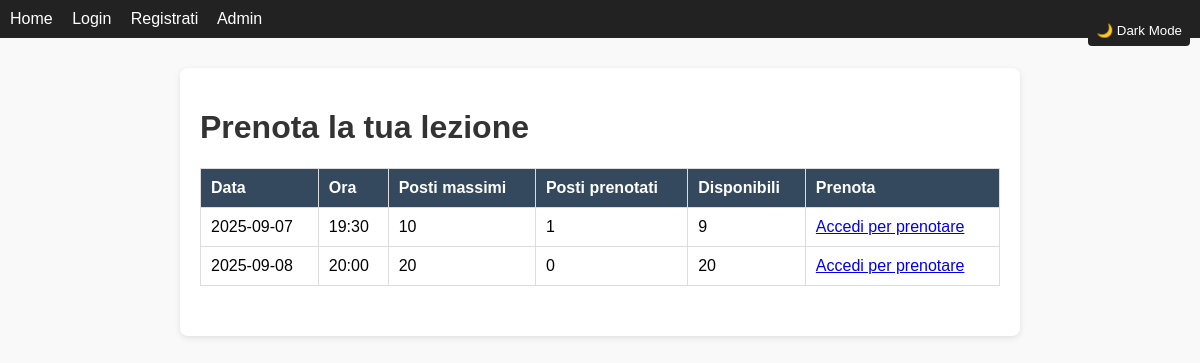
Before: / with the older database file.
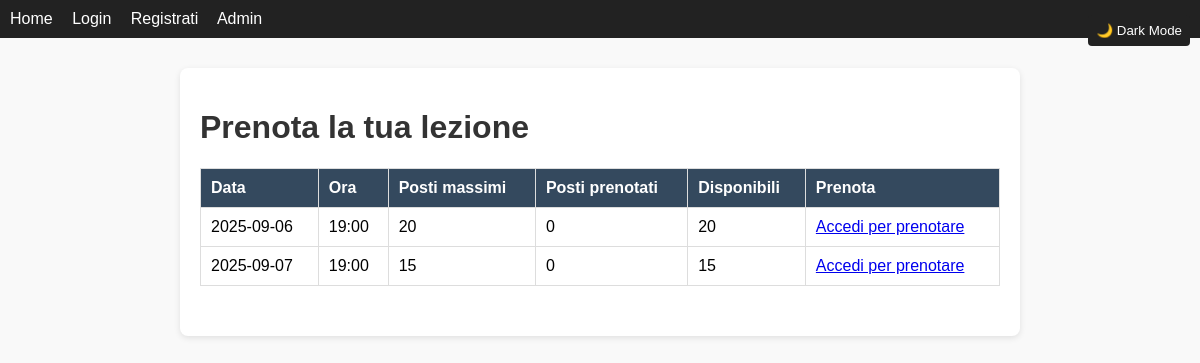
After: the same page with the newer database file.
### tables this page shows
CREATE TABLE classi (
    id INTEGER PRIMARY KEY AUTOINCREMENT,
    data DATE NOT NULL,
    ora TIME NOT NULL,
    max_posti INTEGER NOT NULL
);

### app.py (the view)
@app.route("/")
def home():
    db = get_db()
    classi = db.execute("SELECT * FROM classi ORDER BY data ASC, ora ASC").fetchall()
    prenotazioni_count = {}
    for c in classi:
        count = db.execute(
            "SELECT COUNT(*) AS n FROM prenotazioni WHERE classe_id=?",
            (c["id"],)
        ).fetchone()["n"]
        prenotazioni_count[c["id"]] = count
    return render_template(
        "home.html",
        classi=classi,
        prenotazioni=prenotazioni_count,
        user_id=session.get("user_id"),
        user_status=session.get("user_status"),
    )

### app.py (called while the page is built)
def get_db():
    conn = sqlite3.connect(DB_FILE)
    conn.row_factory = sqlite3.Row
    return conn

### templates/home.html (shortened to what this page needs)
{% extends "layout.html" %}
{% block content %}
<h1>Prenota la tua lezione</h1>
<table class="admin-table">
    <tr>
        <th>Data</th>
        <th>Ora</th>
        <th>Posti massimi</th>
        <th>Posti prenotati</th>
        <th>Disponibili</th>
        <th>Prenota</th>
    </tr>
    {% for c in classi %}
    <tr>
        <td>{{ c.data }}</td>
        <td>{{ c.ora }}</td>
        <td>{{ c.max_posti }}</td>
        <td>{{ prenotazioni[c.id] }}</td>
        <td>{{ c.max_posti - prenotazioni[c.id] }}</td>
        <td>
            {% if user_id and user_status == 'attivo' %}
                {% if prenotazioni[c.id] < c.max_posti %}
                    <form action="{{ url_for('prenota', classe_id=c.id) }}" method="post">
                        <button type="submit">Prenota</button>
                    </form>
                {% else %}
                    <strong>Piena</strong>
                {% endif %}
            {% elif not user_id %}
                <a href="{{ url_for('user_login') }}">Accedi per prenotare</a>
            {% else %}
                <em>Account non attivo</em>
            {% endif %}
        </td>
    </tr>
    {% endfor %}
</table>
{% endblock %}

### templates/layout.html (shortened to what this page needs)
<!DOCTYPE html>
<html lang="it">
<head>
    <link rel="stylesheet" href="{{ url_for('static', filename='style.css') }}">
</head>
<body>
<nav>
  <a href="{{ url_for('home') }}">Home</a>
  {% if session.get('admin') %}
    <a href="{{ url_for('admin') }}">Admin</a>
    <a href="{{ url_for('admin_users') }}">Utenti</a>
    <a href="{{ url_for('logout') }}">Logout Admin</a>
  {% else %}
    {% if session.get('user_id') %}
      <span>👤 {{ session.get('username') }}</span>
      <a href="{{ url_for('user_logout') }}">Logout</a>
    {% else %}
      <a href="{{ url_for('user_login') }}">Login</a>
      <a href="{{ url_for('register') }}">Registrati</a>
      <a href="{{ url_for('login') }}">Admin</a>
    {% endif %}
  {% endif %}
  <button id="mode-toggle" style="float:right;">🌙 Dark Mode</button>
</nav>
    <div class="container">
        {% block content %}{% endblock %}
    </div>
</body>
</html>

### static/style.css (style rules this page uses)
body { font-family: Arial, sans-serif; margin: 0; padding: 0; background: #f9f9f9; color: #333; }
nav { background: #222; padding: 10px; }
nav a { color: #fff; text-decoration: none; margin-right: 15px; }
.container { max-width: 800px; margin: 30px auto; background-color: #fff; padding: 20px; border-radius: 8px; box-shadow: 0 2px 6px rgba(0,0,0,0.1); }
table { width: 100%; border-collapse: collapse; margin: 20px 0; }
table th, table td { border: 1px solid #ddd; padding: 8px; text-align: center; }
table th { background: #f2f2f2; }
input, button { padding: 8px; margin: 5px 0; border-radius: 4px; border: 1px solid #ccc; }
button { background: #222; color: white; border: none; cursor: pointer; }
.admin-table { border-collapse: collapse; width: 100%; margin-bottom: 30px; }
.admin-table th, .admin-table td { border: 1px solid #ddd; padding: 10px; text-align: left; }
.admin-table th { background-color: #34495e; color: white; }
body:not(.dark-mode) .admin-table td { background-color: #fff; color: #000; }
body:not(.dark-mode) .admin-table tr:nth-child(even):not(.ok):not(.piena):not(.sotto_minimo) { background-color: #f9f9f9; }
body:not(.dark-mode) .admin-table tr:nth-child(odd):not(.ok):not(.piena):not(.sotto_minimo) { background-color: #ffffff; }
body { background-color: #f9f9f9; color: #333; }

Changed rows visible on the page:
removed classi: data "2025-09-08", ora "20:00", max_posti "20", prenotazioni "0", c.max_posti-prenotazioni[c.id] "20"
added classi: data "2025-09-06", ora "19:00", max_posti "20", prenotazioni "0", c.max_posti-prenotazioni[c.id] "20"
changed classi (number 2 of 2 on the later page): ora "19:30" → "19:00"; max_posti "10" → "15"; prenotazioni "1" → "0"; c.max_posti-prenotazioni[c.id] "9" → "15"
